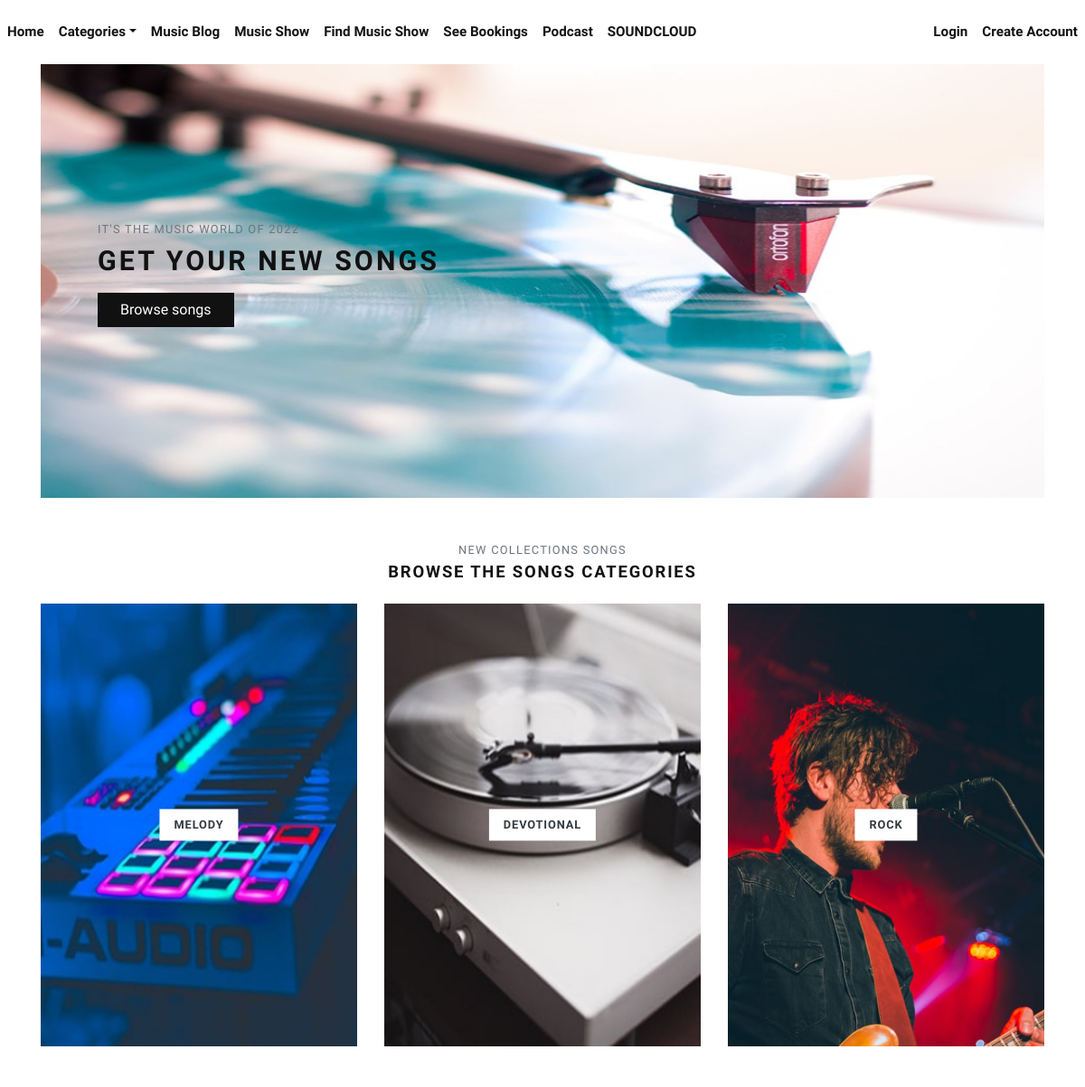
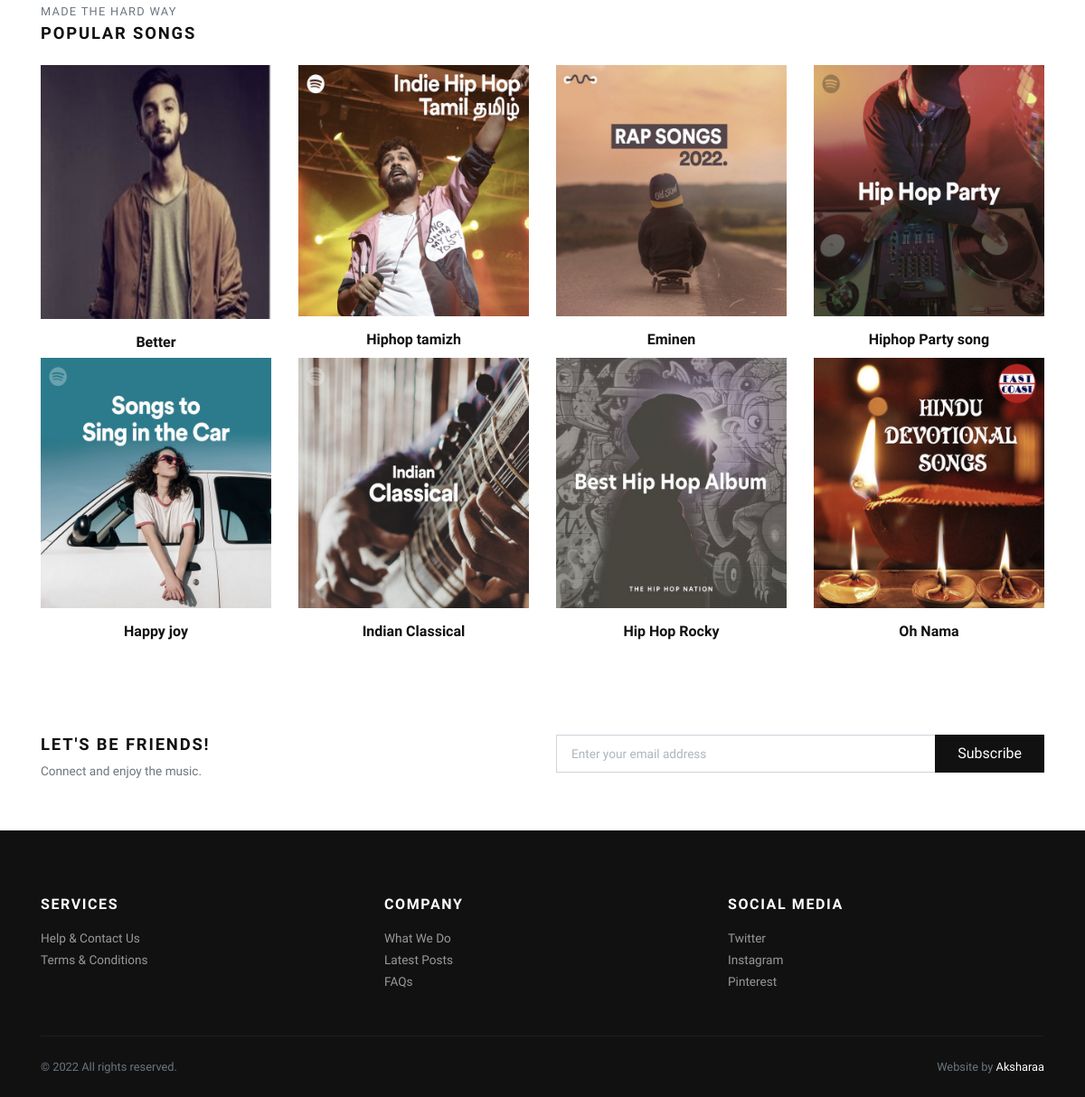
The page / on the database its author committed (2 pictures, top to bottom).
### store/models.py (models this page shows, shortened)
class Category(models.Model):
    title = models.CharField(max_length=50, verbose_name="Category Title")
    slug = models.SlugField(max_length=55, verbose_name="Category Slug")
    description = models.TextField(blank=True, verbose_name="Category Description")
    category_image = models.ImageField(upload_to='category', blank=True, null=True, verbose_name="Category Image")
    is_active = models.BooleanField(verbose_name="Is Active?")
    is_featured = models.BooleanField(verbose_name="Is Featured?")
    created_at = models.DateTimeField(auto_now_add=True, verbose_name="Created Date")
    updated_at = models.DateTimeField(auto_now=True, verbose_name="Updated Date")
    class Meta:
        verbose_name_plural = 'Categories'
        ordering = ('-created_at', )

class Product(models.Model):
    title = models.CharField(max_length=150, verbose_name="Product Title")
    slug = models.SlugField(max_length=160, verbose_name="Product Slug")
    sku = models.CharField(max_length=255, unique=True, verbose_name="Unique Product ID (SKU)")
    short_description = models.TextField(verbose_name="Short Description")
    detail_description = models.TextField(blank=True, null=True, verbose_name="Detail Description")
    product_image = models.ImageField(upload_to='product', blank=True, null=True, verbose_name="Product Image")
    price = models.DecimalField(max_digits=8, decimal_places=2)
    category = models.ForeignKey(Category, verbose_name="Product Categoy", on_delete=models.CASCADE)
    song = models.FileField(upload_to='product')
    is_active = models.BooleanField(verbose_name="Is Active?")
    is_featured = models.BooleanField(verbose_name="Is Featured?")
    created_at = models.DateTimeField(auto_now_add=True, verbose_name="Created Date")
    updated_at = models.DateTimeField(auto_now=True, verbose_name="Updated Date")
    class Meta:
        verbose_name_plural = 'Products'
        ordering = ('-created_at', )

### store/views.py (the view)
# urls.py: path('', views.home, name="home"),
def home(request):
    categories = Category.objects.filter(is_active=True, is_featured=True)[:3]
    products = Product.objects.filter(is_active=True, is_featured=True)[:8]
    context = {
        'categories': categories,
        'products': products,
    }
    return render(request, 'store/index.html', context)

### store/context_preprocessors.py (called while the page is built)
def store_menu(request):
    categories = Category.objects.filter(is_active=True)
    context = {
        'categories_menu': categories,
    }
    return context

def cart_menu(request):
    if request.user.is_authenticated:
        cart_items= Cart.objects.filter(user=request.user)
        context = {
            'cart_items': cart_items,
        }
    else:
        context = {}
    return context

### templates/store/index.html (shortened to what this page needs)
{% extends 'base.html' %}
{% load static %}
      {% block content %}
      <div class="container">
        <section class="hero pb-3 bg-cover bg-center d-flex align-items-center" style="background: url({% static 'img/hero-j.jpg' %})">
          <div class="container py-5">
            <div class="row px-4 px-lg-5">
              <div class="col-lg-6">
                <p class="text-muted small text-uppercase mb-2">It's the music world of 2022</p>
                <h1 class="h2 text-uppercase mb-3">Get your new songs</h1><a class="btn btn-dark" href="{% url 'store:all-categories' %}">Browse songs</a>
              </div>
            </div>
          </div>
        </section>
        <section class="pt-5">
          <header class="text-center">
            <p class="small text-muted small text-uppercase mb-1">New collections songs</p>
            <h2 class="h5 text-uppercase mb-4">Browse the songs categories</h2>
          </header>
          <div class="row">
          {% if categories %}
            {% for category in categories %}
              <div class="col-md-4 mb-4 mb-md-0">
                <a class="category-item" href="{% url 'store:category-products' category.slug %}">
                  <strong class="category-item-title">{{ category.title }}</strong>
                </a>
              </div>
            {% endfor %}
          {% endif %}
          </div>
        </section>
        <section class="py-5">
          <header>
            <p class="small text-muted small text-uppercase mb-1">Made the hard way</p>
            <h2 class="h5 text-uppercase mb-4">Popular songs</h2>
          </header>
          <div class="row">
            {% if products %}
              {% for product in products %}
                <div class="col-xl-3 col-lg-4 col-sm-6">
                  <div class="product text-center">
                    <div class="position-relative mb-3">
                      <a class="d-block" href="{% url 'store:product-detail' product.slug %}">
                        {% if product.product_image %}
                          <img class="img-fluid w-100" src="{{ product.product_image.url }}" alt="{{product.title}}">
                        {% else %}
                          <img class="img-fluid w-100" src="{% static 'img/product-1.jpg' %}" alt="{{product.title}}">
                        {% endif %}
                      </a>
                    </div>
                    <h6> <a class="reset-anchor" href="detail.html">{{ product.title }}</a></h6>
                  </div>
                </div>
              {% endfor %}
            {% endif %}
          </div>
        </section>
        <section class="py-5">
          <div class="container p-0">
            <div class="row">
              <div class="col-lg-6 mb-3 mb-lg-0">
                <h5 class="text-uppercase">Let's be friends!</h5>
                <p class="text-small text-muted mb-0">Connect and enjoy the music.</p>
              </div>
              <div class="col-lg-6">
                <form action="#">
                  <div class="input-group flex-column flex-sm-row mb-3">
                    <input class="form-control form-control-lg py-3" type="email" placeholder="Enter your email address" aria-describedby="button-addon2">
                    <div class="input-group-append">
                      <button class="btn btn-dark btn-block" id="button-addon2" type="submit">Subscribe</button>
                    </div>
                  </div>
                </form>
              </div>
            </div>
          </div>
        </section>
      </div>
      {% endblock content %}

### templates/base.html (shortened to what this page needs)
{% load static %}
<!DOCTYPE html>
<html>
  <head>
    <link rel="stylesheet" href="{% static 'vendor/bootstrap/css/bootstrap.min.css' %}">
    <link rel="stylesheet" href="{% static 'vendor/lightbox2/css/lightbox.min.css' %}">
    <link rel="stylesheet" href="{% static 'vendor/nouislider/nouislider.min.css' %}">
    <link rel="stylesheet" href="{% static 'vendor/bootstrap-select/css/bootstrap-select.min.css' %}">
    <link rel="stylesheet" href="{% static 'vendor/owl.carousel2/assets/owl.carousel.min.css' %}">
    <link rel="stylesheet" href="{% static 'vendor/owl.carousel2/assets/owl.theme.default.css' %}">
    <link rel="stylesheet" href="{% static 'css/style.default.css' %}" id="theme-stylesheet">
    <link rel="stylesheet" href="{% static 'css/custom.css' %}">
  </head>
  <body>
    <div class="page-holder">
      {% include 'navbar.html' %}
      {% block content %}
      {% endblock content %}
      {% include 'footer.html' %}
      {% include 'scripts.html' %}

### templates/navbar.html (shortened to what this page needs)
{% load static %}
      <header class="header bg-white">
          <nav class="navbar navbar-expand-lg navbar-light py-3 px-lg-0"><a class="navbar-brand" href="{% url 'store:home' %}"></a>
            <div class="collapse navbar-collapse" id="navbarSupportedContent">
              <ul class="navbar-nav mr-auto">
                <li class="nav-item">
                  <a class="nav-link " href="{% url 'store:home' %}">Home</a>
                </li>
                <li class="nav-item dropdown"><a class="nav-link dropdown-toggle" id="pagesDropdown" href="#" data-toggle="dropdown" aria-haspopup="true" aria-expanded="false">Categories</a>
                </li>
                <li class="nav-item">
                  <a class="nav-link" href="{% url 'store:articles' %}">Music Blog</a>
                </li>
                <li class="nav-item">
                  <a class="nav-link" href="{% url 'store:mcategories' %}">Music Show</a>
                </li>
                <li class="nav-item">
                  <a class="nav-link" href="{% url 'store:find' %}">Find Music Show</a>
                </li>
                <li class="nav-item">
                  <a class="nav-link" href="{% url 'store:seebookings' %}">See Bookings</a>
                </li>
                <li class="nav-item">
                  <a class="nav-link" href="{% url 'store:audiolist' %}">Podcast</a>
                </li>
                <li class="nav-item">
                   <a class="nav-link" href="{% url 'store:home' %}">SOUNDCLOUD</a>
                </li>
              </ul>
              <ul class="navbar-nav ml-auto">
                {% if request.user.is_authenticated %}
                  <li class="nav-item"><a class="nav-link" href="{% url 'store:cart' %}"> <i class="far fa-heart mr-1"></i>Fav<small class="text-gray">({{cart_items.count}})</small></a></li>
                  {% comment %} <li class="nav-item"><a class="nav-link" href="#"> <i class="fas fa-user-alt mr-1 text-gray"></i>My Account</a></li> {% endcomment %}
                  <li class="nav-item dropdown"><a class="nav-link dropdown-toggle" id="pagesDropdown" href="#" data-toggle="dropdown" aria-haspopup="true" aria-expanded="false"><i class="fas fa-user-alt mr-1 text-gray"></i>My Account</a></a>
                  <div class="dropdown-menu mt-3" aria-labelledby="pagesDropdown">
                      <a class="dropdown-item border-0 transition-link" href="{% url 'store:profile' %}">Profile</a>
                      <!--<a class="dropdown-item border-0 transition-link" href="{% url 'store:cart' %}">Cart</a>
                      <a class="dropdown-item border-0 transition-link" href="{% url 'store:orders' %}">Orders</a>-->
                      <a class="dropdown-item border-0 transition-link" href="{% url 'store:audio' %}">Upload Music</a>
                      <a class="dropdown-item border-0 transition-link" href="{% url 'store:history' %}">History</a>
                      <a class="dropdown-item border-0 transition-link" href="{% url 'store:password-change' %}">Change Password</a>
                    <hr>
                    <a class="dropdown-item border-0 transition-link" href="{% url 'store:logout' %}">Log Out</a>
                </li>
                {% else %}
                  <li class="nav-item"><a class="nav-link" href="{% url 'store:login' %}">Login</a></li>
                  <li class="nav-item"><a class="nav-link" href="{% url 'store:register' %}">Create Account</a></li>
                {% endif %}
              </ul>
            </div>
          </nav>
        </div>

### templates/footer.html
<footer class="bg-dark text-white">
        <div class="container py-4">
          <div class="row py-5">
            <div class="col-md-4 mb-3 mb-md-0">
              <h6 class="text-uppercase mb-3">Services</h6>
              <ul class="list-unstyled mb-0">
                <li><a class="footer-link" href="#">Help &amp; Contact Us</a></li>
                <li><a class="footer-link" href="#">Terms &amp; Conditions</a></li>
              </ul>
            </div>
            <div class="col-md-4 mb-3 mb-md-0">
              <h6 class="text-uppercase mb-3">Company</h6>
              <ul class="list-unstyled mb-0">
                <li><a class="footer-link" href="#">What We Do</a></li>
                <li><a class="footer-link" href="#">Latest Posts</a></li>
                <li><a class="footer-link" href="#">FAQs</a></li>
              </ul>
            </div>
            <div class="col-md-4">
              <h6 class="text-uppercase mb-3">Social media</h6>
              <ul class="list-unstyled mb-0">
                <li><a class="footer-link" href="#">Twitter</a></li>
                <li><a class="footer-link" href="#">Instagram</a></li>
                <li><a class="footer-link" href="#">Pinterest</a></li>
              </ul>
            </div>
          </div>
          <div class="border-top pt-4" style="border-color: #1d1d1d !important">
            <div class="row">
              <div class="col-lg-6">
                <p class="small text-muted mb-0">&copy; 2022 All rights reserved.</p>
              </div>
              <div class="col-lg-6 text-lg-right">
                <p class="small text-muted mb-0">Website by <a class="text-white reset-anchor" href="" target="_blank">Aksharaa</a></p>
              </div>
            </div>
          </div>
        </div>
      </footer>

### templates/scripts.html (shortened to what this page needs)
{% load static %}
      <link rel="stylesheet" href="https://use.fontawesome.com/releases/v5.7.1/css/all.css">
  </body>
</html>

### jewelryshop/static/css/style.default.css (style rules this page uses)
.text-small { font-size: 0.85rem !important; }
strong { font-weight: 700; }
.navbar { position: relative; }
.hero { min-height: 30rem; }
.category-item { display: block; position: relative; color: #343a40; transition: all 0.3s; }
.category-item-title { display: inline-block; padding: 0.5rem 1rem; background: #fff; text-transform: uppercase; letter-spacing: 0.07em; position: absolute; top: 50%; left: 50%; -webkit-transform: translate(-50%, -50%); transform: translate(-50%, -50%); box-shadow: 0 0 5px rgba(0, 0, 0, 0.07); font-size: 0.8rem; }
.product img { -webkit-filter: grayscale(40%); filter: grayscale(40%); transition: all 0.3s; }
.footer-link { font-size: 0.85rem; position: relative; color: #999; transition: all 0.3s; }
.footer-link::before { content: '\f0da'; display: inline-block; font-family: 'Font Awesome\ 5 Free'; font-weight: 900; position: absolute; top: 50%; left: 0; -webkit-transform: translateY(-50%); transform: translateY(-50%); color: #03fc62; transition: all 0.3s; opacity: 0; }
.text-uppercase { text-transform: uppercase; letter-spacing: 0.1em; }
.bg-cover { background-size: cover !important; }
.bg-center { background-position: center center !important; }
.reset-anchor { color: inherit; transition: all 0.3s; }
.navbar { padding: 0.5rem 1rem; }
.navbar-light .navbar-nav .nav-link { color: rgba(17, 17, 17, 0.99); font-weight: 800; font-size: 0.95rem; transition: all 0.3s; }
.btn { font-weight: 400; border: 1px solid transparent; font-family: inherit; padding: 0.375rem 1.5rem; font-size: 1rem; line-height: 1.5; border-radius: 0; transition: color 0.15s ease-in-out, background-color 0.15s ease-in-out, border-color 0.15s ease-in-out, box-shadow 0.15s ease-in-out; }
.btn-dark { color: #fff; background-color: #111111; border-color: #111111; }
body { font-family: "Libre Franklin", sans-serif; font-size: 1rem; font-weight: 400; line-height: 1.5; color: #111111; background-color: #fff; }
a { color: #dcb14a; text-decoration: none; }
h1, h2, h3, h4, h5, h6, .h1, .h2, .h3, .h4, .h5, .h6 { margin-bottom: 0.5rem; font-family: inherit; font-weight: 900; line-height: 1.2; color: inherit; }
h1, .h1 { font-size: 2.2rem; }
h2, .h2 { font-size: 1.9rem; }
h5, .h5 { font-size: 1.15rem; }
h6, .h6 { font-size: 1rem; }
small, .small { font-size: 80%; font-weight: 400; }
.bg-dark { background-color: #111111 !important; }
.form-control { padding: 0.375rem 0.75rem; font-size: 1rem; line-height: 1.5; color: #495057; background-color: #fff; border: 1px solid #ced4da; border-radius: 0; transition: border-color 0.15s ease-in-out, box-shadow 0.15s ease-in-out; }
.form-control::placeholder { color: #adb5bd; font-size: 0.85rem; font-weight: 400; }
.form-control-lg { padding: 0.5rem 1rem; font-size: 1rem; line-height: 1.5; border-radius: 0; }
.nav-link { padding: 0.5rem 1rem; }

### rows shown on the page
Category: title "MELODY"
Category: title "DEVOTIONAL"
Category: title "ROCK"
Product: product_image (picture), title "Better"
Product: product_image (picture), title "Hiphop tamizh"
Product: product_image (picture), title "Eminen"
Product: product_image (picture), title "Hiphop Party song"
Product: product_image (picture), title "Happy joy"
Product: product_image (picture), title "Indian Classical"
Product: product_image (picture), title "Hip Hop Rocky"
Product: product_image (picture), title "Oh Nama"
